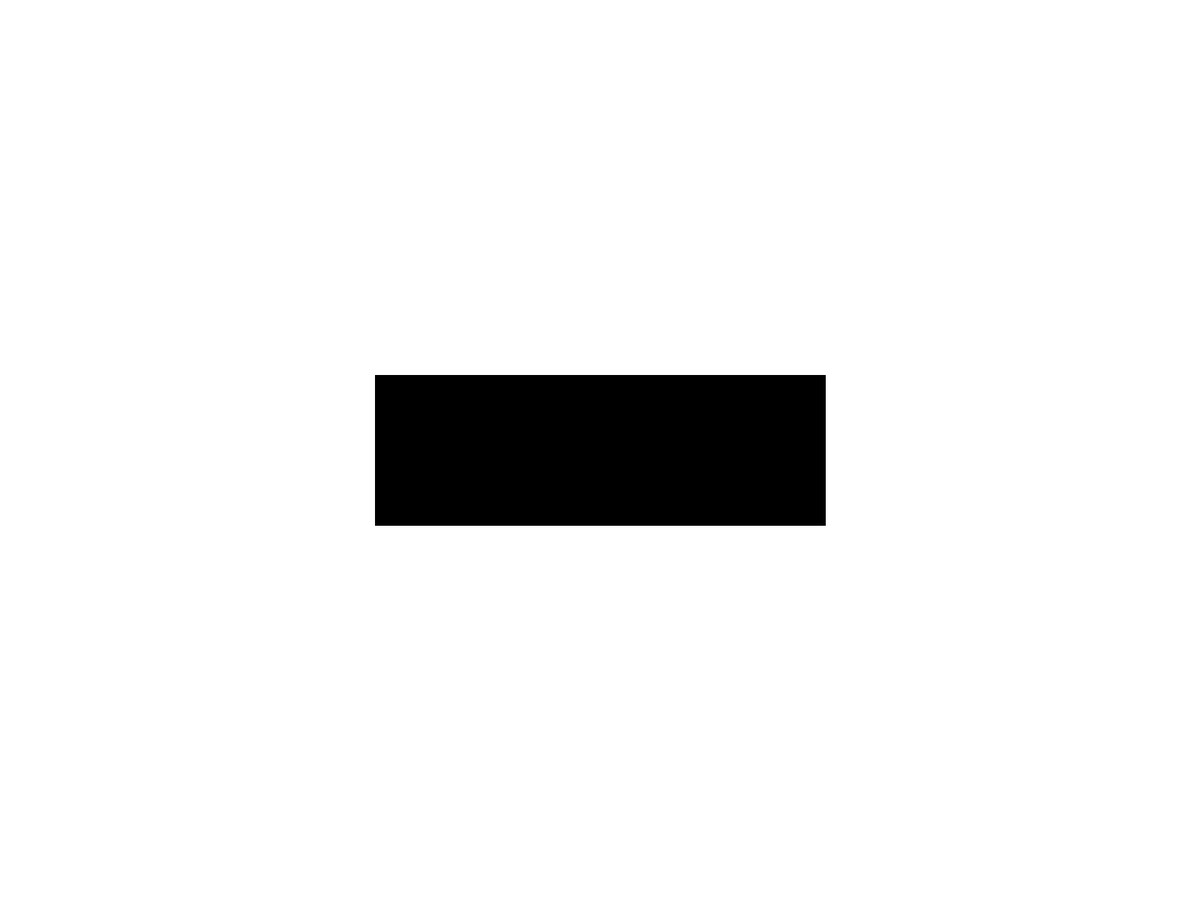
Frame 1 (no input)
Frame 60 (the mouse pressed at the canvas centre just before this capture): identical to frame 1, image omitted
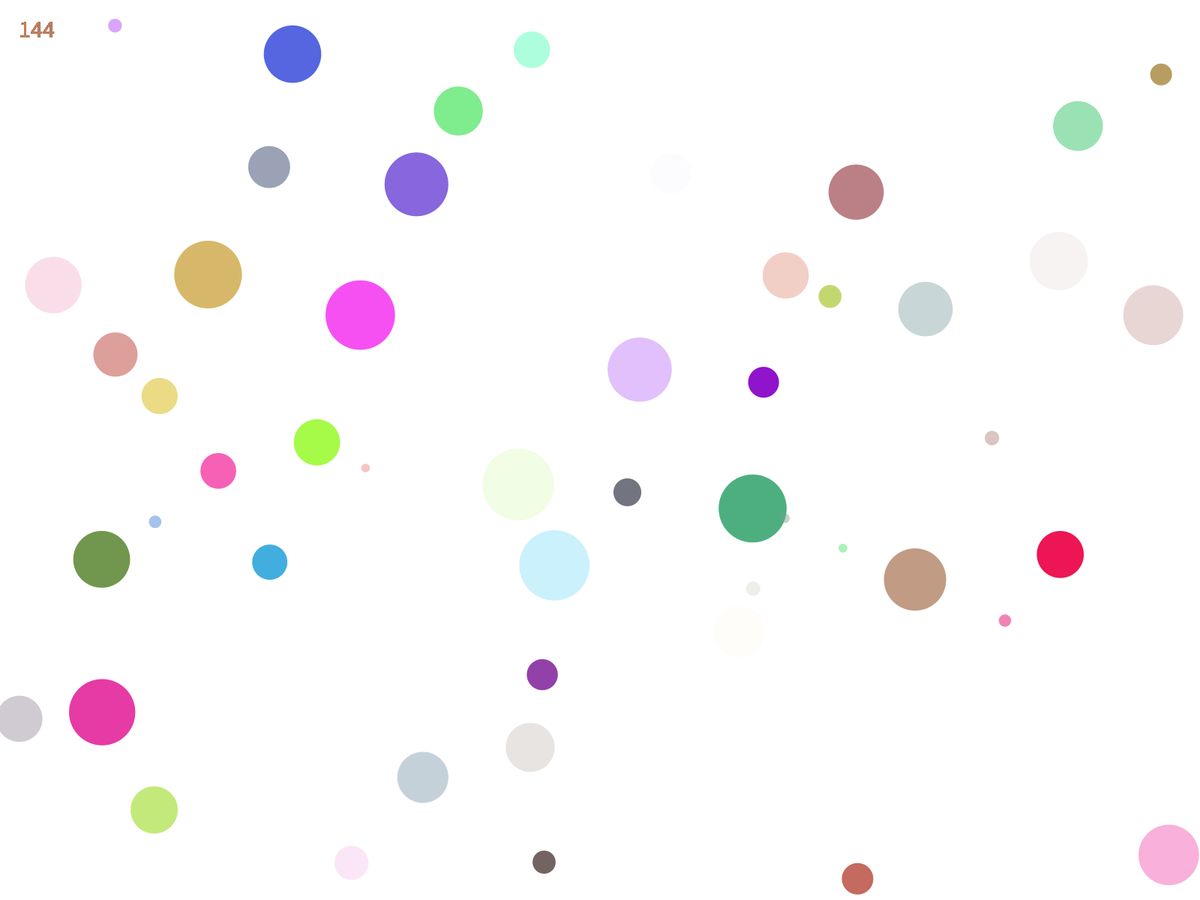
Frame 120 (the mouse held since frame 60 and released just before this capture)

The Processing sketch that drew these frames (run headless with seeded random() and noise(); from frame 60 on, the mouse is pressed at the canvas centre):

// Processing sketch: bouncingBallsWithArrays
// ── bouncingBallsWithArrays.pde
// Bouncing Balls with Arrays Demo
// Oct 24, 2017

//globals
float buttonX, buttonY, buttonWidth, buttonHeight;
float buttonTop, buttonBottom, buttonLeftSide, buttonRightSide;
float[] ballX, ballY, ballSize, dxBall, dyBall;
color[] ballColor;
int numberOfBalls;
int state;
int bounceCounter;

void setup() {
  //size(800, 800);
  fullScreen();

  state = 0;
  bounceCounter = 0;
  numberOfBalls = 50;

  //declare where the button should be
  buttonWidth = 600;
  buttonHeight = 200;
  buttonX = width/2 - buttonWidth/2;
  buttonY = height/2 - buttonHeight/2;

  //calculate sides of button
  buttonTop = buttonY;
  buttonBottom = buttonY + buttonHeight;
  buttonLeftSide = buttonX;
  buttonRightSide = buttonX + buttonWidth;

  //make space in ram for the arrays
  ballX = new float[numberOfBalls];
  ballY = new float[numberOfBalls];
  ballSize = new float[numberOfBalls];
  dxBall = new float[numberOfBalls];
  dyBall = new float[numberOfBalls];
  ballColor = new color[numberOfBalls];

  //set values for ball
  for (int counter=0; counter<numberOfBalls; counter++) {
    ballSize[counter] = random(10, 100);
    ballX[counter] = random(ballSize[counter], width-ballSize[counter]);
    ballY[counter] = random(ballSize[counter], height-ballSize[counter]);
    
    dxBall[counter] = random(-10, 10);
    dyBall[counter] = random(-10, 10);
    ballColor[counter] = color(random(255), random(255), random(255), random(255));
  }
}

void draw() {
  background(255);
  if (state == 0) {  //start screen
    displayButton();
  } else if (state == 1) {  //bouncing ball part
    bounceBall();
    detectCollision();
    //checkIfGameDone();
  } else if (state == 2) {  //ending screen
    endingScreen();
  }
}

void detectCollision() {
  for (int i=0; i<numberOfBalls; i++) {
    for (int j=0; j<numberOfBalls; j++) {
      //don't check for collision with self
      if (i != j) {
        float distanceBetweenBalls = dist(ballX[i], ballY[i], ballX[j], ballY[j]);
        float sumOfRadii = ballSize[i]/2 + ballSize[j]/2;
        
        if (distanceBetweenBalls <= sumOfRadii) {  //collision!!!
          bounceCounter++;
          //put bounce on collision code here!
          float tempdx = dxBall[i];
          float tempdy = dyBall[i];
          
          dxBall[i] = dxBall[j]; //*= -1;
          dyBall[i] = dyBall[j]; //*= -1;
          
          dxBall[j] = tempdx;
          dyBall[j] = tempdy;
          
          //hacky method
          //move by one 'step', to avoid a second collision event
          ballX[i] += dxBall[i];
          ballY[i] += dyBall[i];
          
          ballX[j] += dxBall[j];
          ballY[j] += dyBall[j];
        }
      }
    }
  }
}

void endingScreen() {
  background(0);
  fill(255);
  textSize(72);
  textAlign(CENTER, CENTER);
  text("Game Over", width/2, height/2);

  textSize(30);
  text("Press any key to reset the game", width/2, height/2 + 75);
}

void checkIfGameDone() {
  if (bounceCounter >= 10) {
    state = 2;
  }
}

void bounceBall() {
  for (int i=0; i<numberOfBalls; i++) {
    //move ball
    ballX[i] += dxBall[i];
    ballY[i] += dyBall[i];

    bounceIfRequired(i);
    displayBounces();

    //display ball
    noStroke();
    fill(ballColor[i]);
    ellipse(ballX[i], ballY[i], ballSize[i], ballSize[i]);
  }
}

void displayBounces() {
  textAlign(LEFT);
  textSize(32);
  text(bounceCounter, 25, 50);
}

void bounceIfRequired(int ballNumber) {
  //is it hitting the right or left side?
  if ( (ballX[ballNumber] > width - ballSize[ballNumber]/2) || (ballX[ballNumber] < 0 + ballSize[ballNumber]/2) ) {
    dxBall[ballNumber] *= -1;
    //bounceCounter++;
  }

  //is it hitting the top or bottom?
  if ( (ballY[ballNumber] > height - ballSize[ballNumber]/2) || (ballY[ballNumber] < 0 + ballSize[ballNumber]/2) ) {
    dyBall[ballNumber] *= -1;
    //bounceCounter++;
  }
}

boolean mouseIsOnButton() {
  return ((mouseX > buttonLeftSide) &&
    (mouseX < buttonRightSide) &&
    (mouseY > buttonTop) &&
    (mouseY < buttonBottom));
}

void displayButton() {
  if (mouseIsOnButton() ) {
    fill(255, 0, 0);
  } else {
    fill(0);
  }
  rect(buttonX, buttonY, buttonWidth, buttonHeight);
}

void mousePressed() {
  if (mouseIsOnButton()) {
    background(255);
    state = 1;
  }
}

void keyPressed() {
  if (state == 2) { //if on ending screen
    state = 0;
    bounceCounter = 0;
  }
}
